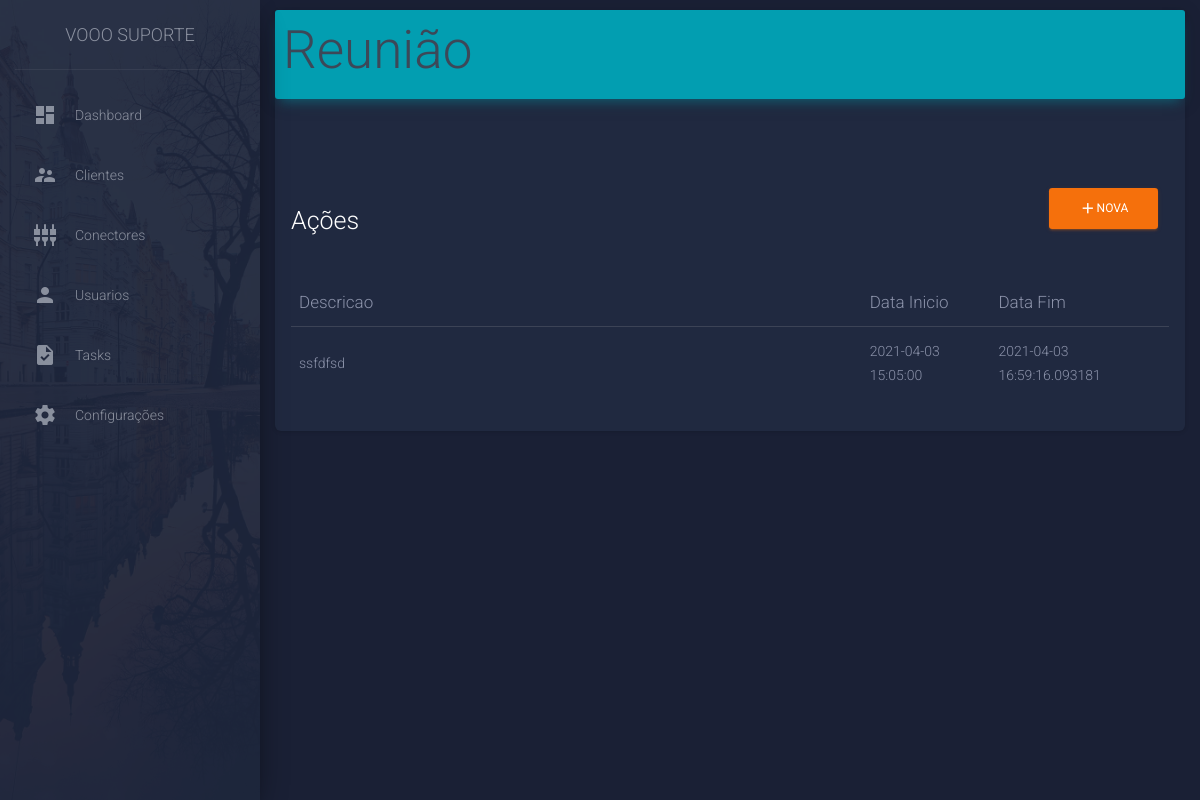
Page /task/4 on the earlier database version.
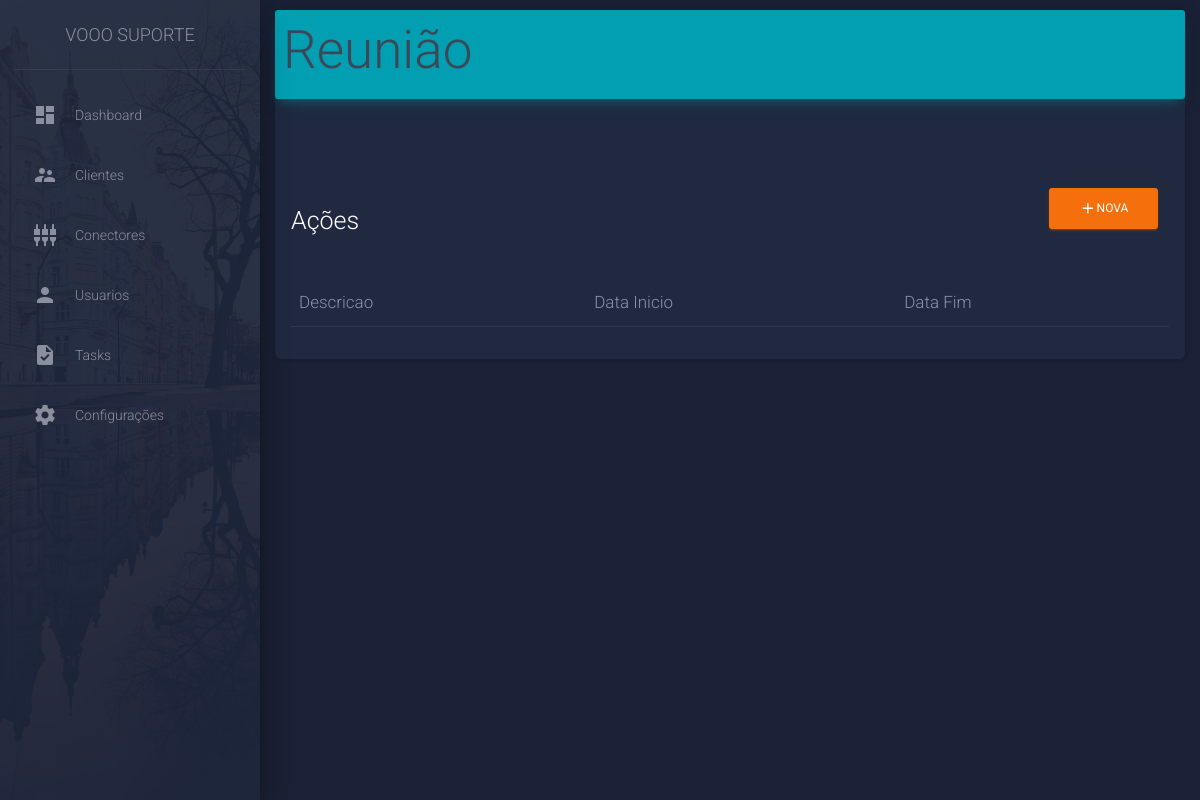
Same page on the later database version.
### model/ModelSqlite.py (models this page shows)
class Action(db.Model):
    __tablename__ = 'action'
    id = Column(INTEGER, primary_key=True)
    description = Column(String, nullable=False, default='')
    init = Column(DATETIME, default=datetime.now())
    finish = Column(DATETIME, nullable=True)
    finished = Column(BOOLEAN, nullable=False, default=False)
    task_id = Column(INTEGER, ForeignKey('task.id'))

### __main__.py (the view)
@app.route('/task/<int:id>')
def task(id: int):
    task = taskDao.load_by_id(id)
    if not task:
        return render_template(locate_html('error'), msg='Tarefa não encontrada')
    is_n3 = task.task_type.name == "N3"
    task.running = any([not action.finished for action in task.actions])
    return render_template(locate_html('task'), task=task, isN3=is_n3)

### __main__.py (called while the page is built)
def locate_html(page: str) -> str:
    return f'pages/{page}.html'

### model/TaskDao.py (called while the page is built)
def load_by_id(id: int):
    return Task.query.filter(Task.id == id).first()

### template/pages/task.html (shortened to what this page needs)
{% extends "layout/layout.html" %}
{% block content %}
<nav class="navbar navbar-light bg-info">
  <p class="h1 title pl-2">{{task.task_type.name}}</p>
</nav>
<div class="p-3">
  <div class="mt-5">
    <div class="row">
      <div class="col-10 h3 text-white">Ações </div>
      <div class="col">
        {% if task.running %}
        <button type="button" class="btn btn-success" data-toggle="modal" data-target="#modalFinalize"
          aria-expanded="false" aria-controls="formAction" onclick="setNow()">
          <i class="material-icons">thumb_up</i>Finalizar
        </button>
        {% else %}
        <button type="button" class="btn btn-warning" data-toggle="modal" data-target="#modalNewAction"
          aria-expanded="false" aria-controls="formAction" onclick="setNow()">
          <i class="material-icons">add</i>Nova
        </button>
        {% endif %}
      </div>
    </div>
    <table class="table">
      <thead class=" text-primary">
        <th>Descricao</th>
        <th>Data Inicio</th>
        <th>Data Fim</th>
      </thead>
      <tbody>
        {% for action in task.actions %}
        <tr>
          <td style="width: 65%;">{{ action.description }}</td>
          <td>{{ action.init }}</td>
          <td> {{action.finish if action.finish}} </td>
        </tr>
        {% endfor %}
      </tbody>
  </div>
</div>
{% endblock %}

Differences in the rows shown:
removed Action: description "ssfdfsd", init "2021-04-03 15:05:00", finish "2021-04-03 16:59:16.093181"
